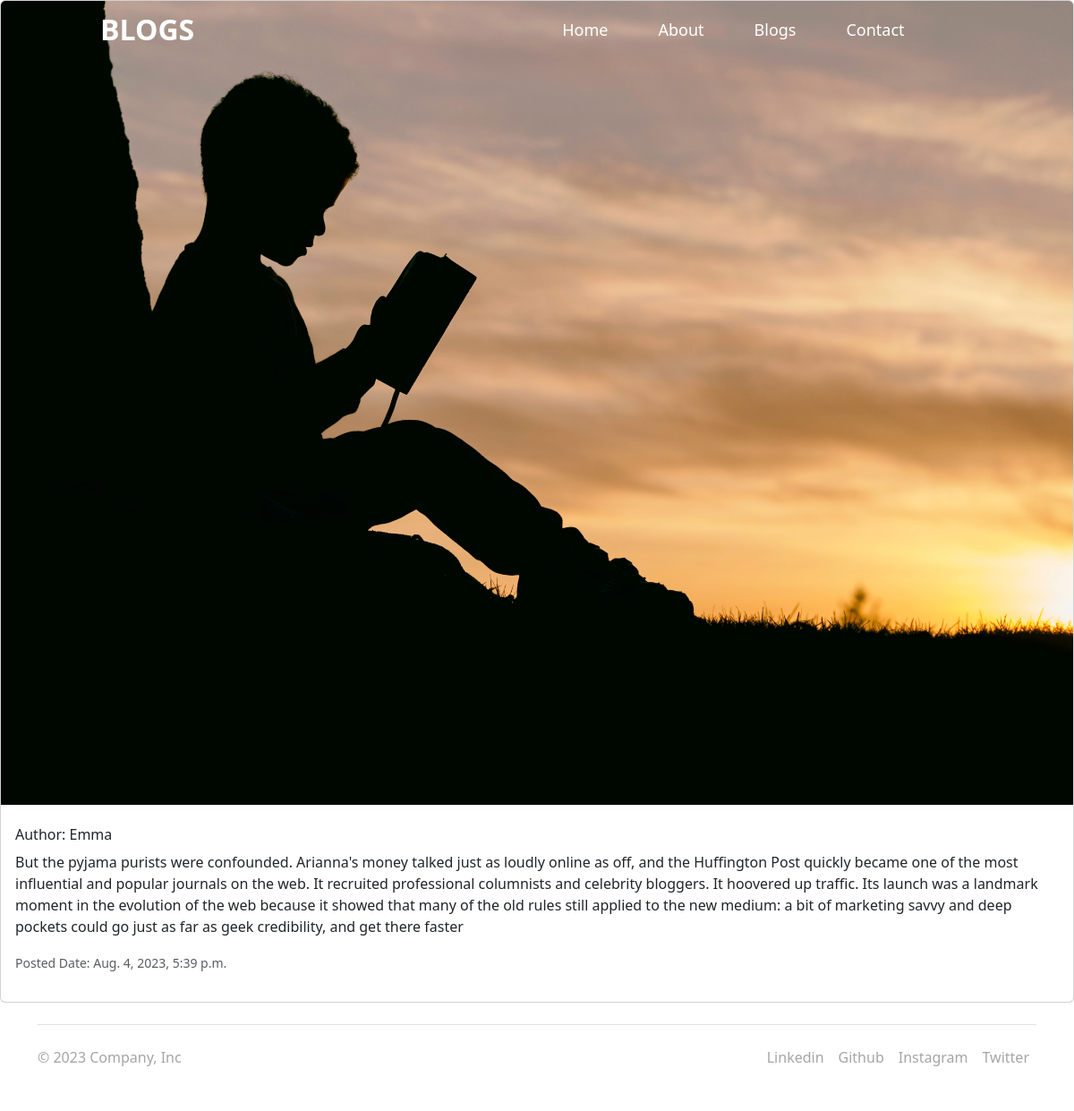
The page /viewblog/2/ on the database its author committed.
### Namanblogs/models.py (models this page shows)
class Popularblogs(models.Model):
    auth_name= models.CharField(max_length=25)
    date = models.DateTimeField(auto_now_add=True)
    blog_title = models.CharField(max_length=100)
    content = RichTextField()

### Namanblogs/views.py (the view)
# urls.py: path('viewblog/<int:pk>/', views.view_blog, name='viewblog'),
def view_blog(request, pk):
    viewBlog = Popularblogs.objects.get(pk=pk)
    return render(request, 'viewblog.html',
    {'viewBlog':viewBlog})

### templates/viewblog.html (shortened to what this page needs)
{% extends "base.html" %} {% block body %}
<div class="card mb-3">
  <img src="../static/images/content-1.jpg" class="card-img-top" alt="..." />
  <div class="card-body">
    <h6 class="class-warning">Author: {{viewBlog.auth_name}}</h6>
    <p class="card-text">{{viewBlog.content}}</p>
    <p>
      <small class="text-body-secondary">Posted Date: {{viewBlog.date}}</small>
    </p>
  </div>
</div>
{% endblock body %}

### static/images/base.css (style rules this page uses)
* { margin: 0; padding: 0; box-sizing: border-box; }
body { min-height: 100vh; background-size: cover; background-position: center; }

### rows shown on the page
Popularblogs: auth_name "Emma", content "But the pyjama purists were confounded. Arianna's money talked just as loudly online as off, and the Huffington Post quickly became one of the most influential and popular journals on the web. It recruited professional columnists and celebrity bloggers. It hoovered up traffic. Its launch was a landmark moment in the evolution of the web because it showed that many of the old rules still applied to the new medium: a bit of marketing savvy and deep pockets could go just as far as geek credibility, and get there faster", date "Aug. 4, 2023, 5:39 p.m."
